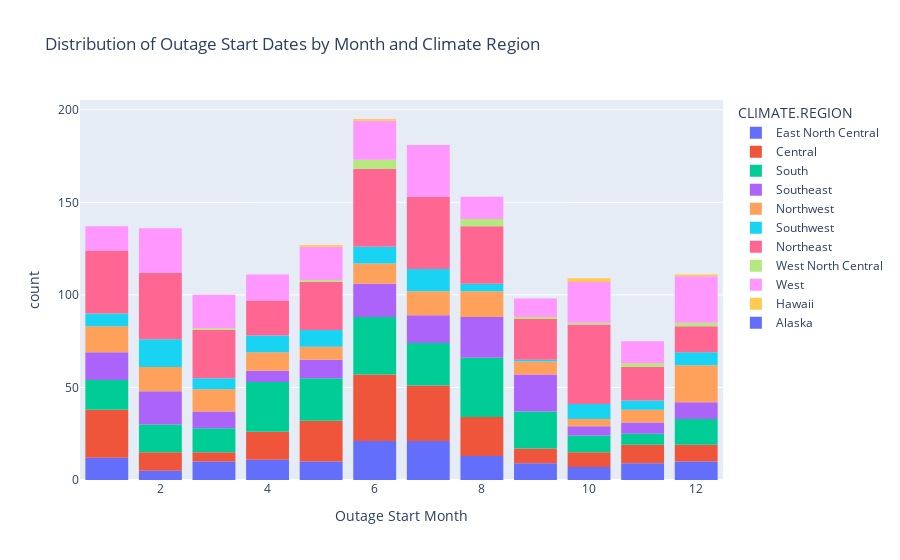

Notebook cell for this chart:
### Code cell
fig2 = px.histogram(df, 
                    x='OUTAGE.MONTH',  
                    color = 'CLIMATE.REGION',
                    title='Distribution of Outage Start Dates by Month and Climate Region', 
                    labels={'OUTAGE.MONTH': 'Outage Start Month'})
fig2.update_layout(bargap=0.2)
fig2.show()

### Figure 1 — Plotly figure (JSON) as saved in the notebook; plotly's stock layout.template omitted (floating-point values rounded to 4 significant figures; data arrays with more than 128 entries replaced by an {"elided": "..."} marker saying what was removed)
{"data": [{"alignmentgroup": "True", "bingroup": "x", "hovertemplate": "CLIMATE.REGION=East North Central<br>Outage Start Month=%{x}<br>count=%{y}<extra></extra>", "legendgroup": "East North Central", "marker": {"color": "#636efa", "pattern": {"shape": ""}}, "name": "East North Central", "offsetgroup": "East North Central", "orientation": "v", "showlegend": true, "type": "histogram", "x": {"elided": "138 int values"}, "xaxis": "x", "yaxis": "y"}, {"alignmentgroup": "True", "bingroup": "x", "hovertemplate": "CLIMATE.REGION=Central<br>Outage Start Month=%{x}<br>count=%{y}<extra></extra>", "legendgroup": "Central", "marker": {"color": "#EF553B", "pattern": {"shape": ""}}, "name": "Central", "offsetgroup": "Central", "orientation": "v", "showlegend": true, "type": "histogram", "x": {"elided": "200 int values"}, "xaxis": "x", "yaxis": "y"}, {"alignmentgroup": "True", "bingroup": "x", "hovertemplate": "CLIMATE.REGION=South<br>Outage Start Month=%{x}<br>count=%{y}<extra></extra>", "legendgroup": "South", "marker": {"color": "#00cc96", "pattern": {"shape": ""}}, "name": "South", "offsetgroup": "South", "orientation": "v", "showlegend": true, "type": "histogram", "x": {"elided": "229 int values"}, "xaxis": "x", "yaxis": "y"}, {"alignmentgroup": "True", "bingroup": "x", "hovertemplate": "CLIMATE.REGION=Southeast<br>Outage Start Month=%{x}<br>count=%{y}<extra></extra>", "legendgroup": "Southeast", "marker": {"color": "#ab63fa", "pattern": {"shape": ""}}, "name": "Southeast", "offsetgroup": "Southeast", "orientation": "v", "showlegend": true, "type": "histogram", "x": {"elided": "153 int values"}, "xaxis": "x", "yaxis": "y"}, {"alignmentgroup": "True", "bingroup": "x", "hovertemplate": "CLIMATE.REGION=Northwest<br>Outage Start Month=%{x}<br>count=%{y}<extra></extra>", "legendgroup": "Northwest", "marker": {"color": "#FFA15A", "pattern": {"shape": ""}}, "name": "Northwest", "offsetgroup": "Northwest", "orientation": "v", "showlegend": true, "type": "histogram", "x": {"elided": "132 int values"}, "xaxis": "x", "yaxis": "y"}, {"alignmentgroup": "True", "bingroup": "x", "hovertemplate": "CLIMATE.REGION=Southwest<br>Outage Start Month=%{x}<br>count=%{y}<extra></extra>", "legendgroup": "Southwest", "marker": {"color": "#19d3f3", "pattern": {"shape": ""}}, "name": "Southwest", "offsetgroup": "Southwest", "orientation": "v", "showlegend": true, "type": "histogram", "x": [6, 2, 2, 12, 7, 7, 10, 8, 7, 12, 5, 1, 1, 6, 4, 6, 2, 1, 12, 4, 12, 5, 7, 2, 2, 3, 6, 7, 10, 10, 5, 11, 11, 12, 1, 4, 1, 4, 5, 10, 7, 1, 12, 4, 7, 5, 11, 2, 12, 4, 6, 2, 2, 4, 3, 8, 9, 3, 3, 4, 7, 7, 5, 7, 2, 11, 5, 5, 8, 6, 2, 3, 8, 2, 1, 2, 11, 5, 4, 6, 10, 7, 7, 2, 3, 10, 6, 2, 6, 10, 10, 2], "xaxis": "x", "yaxis": "y"}, {"alignmentgroup": "True", "bingroup": "x", "hovertemplate": "CLIMATE.REGION=Northeast<br>Outage Start Month=%{x}<br>count=%{y}<extra></extra>", "legendgroup": "Northeast", "marker": {"color": "#FF6692", "pattern": {"shape": ""}}, "name": "Northeast", "offsetgroup": "Northeast", "orientation": "v", "showlegend": true, "type": "histogram", "x": {"elided": "350 int values"}, "xaxis": "x", "yaxis": "y"}, {"alignmentgroup": "True", "bingroup": "x", "hovertemplate": "CLIMATE.REGION=West North Central<br>Outage Start Month=%{x}<br>count=%{y}<extra></extra>", "legendgroup": "West North Central", "marker": {"color": "#B6E880", "pattern": {"shape": ""}}, "name": "West North Central", "offsetgroup": "West North Central", "orientation": "v", "showlegend": true, "type": "histogram", "x": [3, 6, 6, 8, 6, 6, 12, 10, 11, 5, 8, 6, 11, 12, 9, 8, 8], "xaxis": "x", "yaxis": "y"}, {"alignmentgroup": "True", "bingroup": "x", "hovertemplate": "CLIMATE.REGION=West<br>Outage Start Month=%{x}<br>count=%{y}<extra></extra>", "legendgroup": "West", "marker": {"color": "#FF97FF", "pattern": {"shape": ""}}, "name": "West", "offsetgroup": "West", "orientation": "v", "showlegend": true, "type": "histogram", "x": {"elided": "217 int values"}, "xaxis": "x", "yaxis": "y"}, {"alignmentgroup": "True", "bingroup": "x", "hovertemplate": "CLIMATE.REGION=Hawaii<br>Outage Start Month=%{x}<br>count=%{y}<extra></extra>", "legendgroup": "Hawaii", "marker": {"color": "#FECB52", "pattern": {"shape": ""}}, "name": "Hawaii", "offsetgroup": "Hawaii", "orientation": "v", "showlegend": true, "type": "histogram", "x": [12, 5, 10, 6, 10], "xaxis": "x", "yaxis": "y"}, {"alignmentgroup": "True", "bingroup": "x", "hovertemplate": "CLIMATE.REGION=Alaska<br>Outage Start Month=%{x}<br>count=%{y}<extra></extra>", "legendgroup": "Alaska", "marker": {"color": "#636efa", "pattern": {"shape": ""}}, "name": "Alaska", "offsetgroup": "Alaska", "orientation": "v", "showlegend": true, "type": "histogram", "x": [null], "xaxis": "x", "yaxis": "y"}], "layout": {"bargap": 0.2, "barmode": "relative", "legend": {"title": {"text": "CLIMATE.REGION"}, "tracegroupgap": 0}, "title": {"text": "Distribution of Outage Start Dates by Month and Climate Region"}, "xaxis": {"anchor": "y", "domain": [0, 1], "title": {"text": "Outage Start Month"}}, "yaxis": {"anchor": "x", "domain": [0, 1], "title": {"text": "count"}}}}
